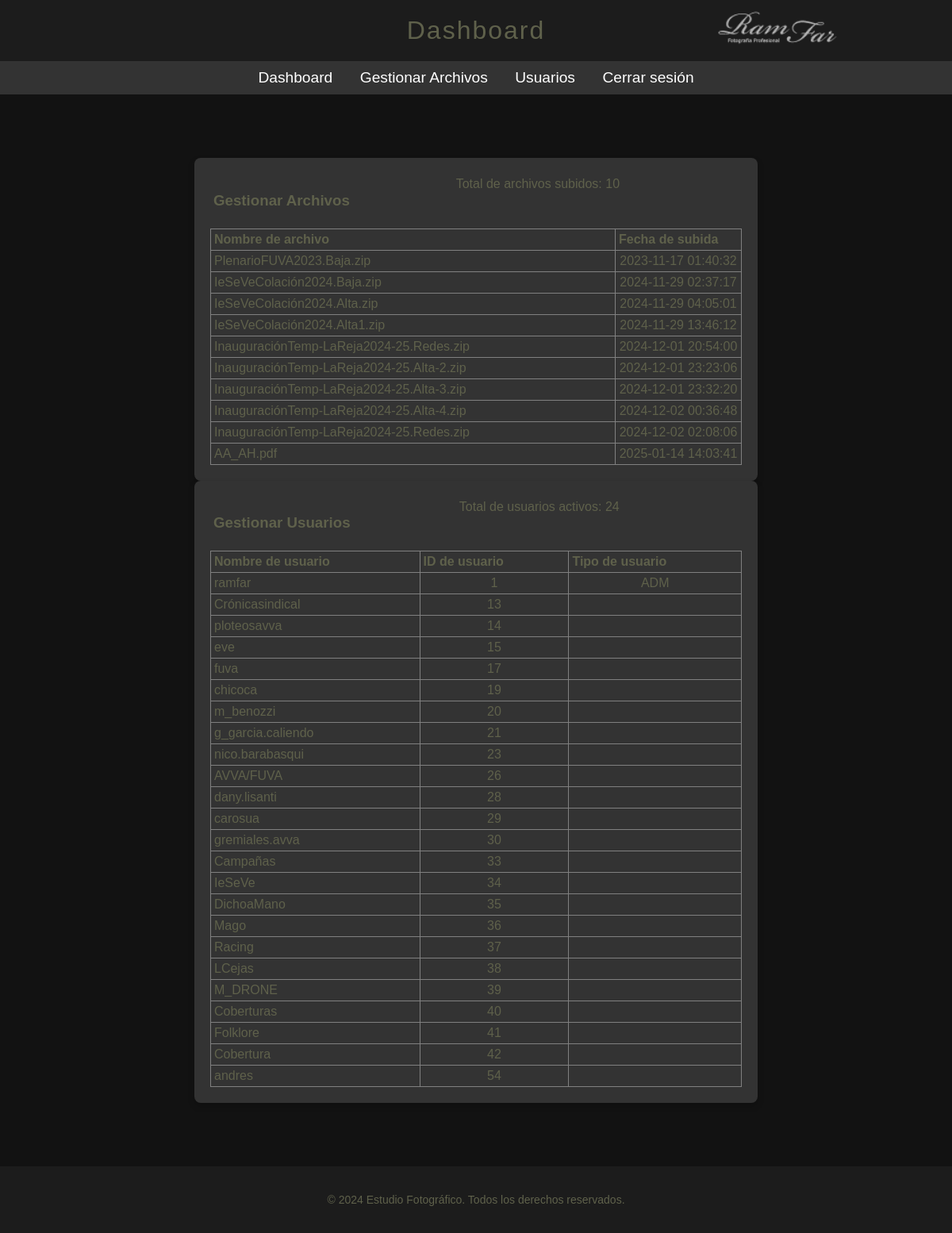
Page /app/views/adminDashboard.php (signed in) on the committed database.
### tables this page shows
CREATE TABLE `files` (
  `file_id` int(11) NOT NULL AUTO_INCREMENT,
  `name` varchar(256) DEFAULT NULL,
  `Type` varchar(40) DEFAULT NULL,
  `size` mediumtext DEFAULT NULL,
  `content` longblob NOT NULL,
  `cliente` varchar(20) DEFAULT NULL,
  `coment` varchar(256) DEFAULT NULL,
  `date` timestamp NOT NULL DEFAULT current_timestamp(),
  `active` varchar(20) DEFAULT NULL,
  PRIMARY KEY (`file_id`),
  KEY `file_id` (`file_id`)
);

CREATE TABLE `users` (
  `user_id` int(11) NOT NULL AUTO_INCREMENT,
  `fname` varchar(20) DEFAULT NULL,
  `lname` varchar(20) DEFAULT NULL,
  `user` varchar(20) DEFAULT NULL,
  `passwd` varchar(32) DEFAULT NULL,
  `email` varchar(32) DEFAULT NULL,
  `date` timestamp NOT NULL DEFAULT current_timestamp(),
  `admin` varchar(3) DEFAULT NULL,
  `estado` varchar(1) DEFAULT NULL,
  PRIMARY KEY (`user_id`),
  KEY `user_id` (`user_id`),
  KEY `user_id_2` (`user_id`)
);

### app/views/adminDashboard.php (the view, shortened to what this page needs)
<?php
include '../config/db.php';
$stmt = $pdo->query("SELECT COUNT(*) AS total_users FROM users");
$totalUsers = $stmt->fetch()['total_users'];
$stmt = $pdo->query("SELECT COUNT(*) AS total_files FROM files");
$totalFiles = $stmt->fetch()['total_files'];
$stmt = $pdo->query("SELECT * FROM users");
$users = $stmt->fetchALL();
$stmt = $pdo->query("SELECT * FROM files");
$files = $stmt->fetchALL();
?>
<!DOCTYPE html>
<html lang="es">
<head>
    <link rel="stylesheet" href="../assets/css/style.css">
</head>
<body>
    <header>
        <img src="../images/Firma.png" alt="Logo" class="logo">
        Dashboard
    </header>
    <nav>
        <a href="adminDashboard.php">Dashboard</a>
        <a href="./manageFiles.php">Gestionar Archivos</a>
        <a href="./manageUsers.php">Usuarios</a>
	<a href="../logout.php">Cerrar sesión</a>
    </nav>
    <div class="container">
        <div class="card">
            <table width=40px class="table" border=0 cellpadding=4>
                <tr>
                    <td><h3>Gestionar Archivos</h3></td>
                    <td>Total de archivos subidos: <?php echo $totalFiles ?></td>
                </tr>
            </table>
        	<table width=40px class="table" border=1 cellpadding=4>
                <thead>
                    <tr>
                        <th align="left">Nombre de archivo</th>
                        <th>Fecha de subida</th>
                    </tr>
                </thead>
                <tbody>
                    <?php foreach ($files as $file): ?>
                        <tr>
                            <td><?php echo $file['name']; ?></td>
                            <td width=150 align="center"><?php echo $file['date']; ?></td>
                        </tr>
                    <?php endforeach; ?>
                </tbody>
            </table>
        </div>
        <div class="card">
        <table width=100% class="table" border=0 cellpadding=4>
                <tr>
                    <td><h3>Gestionar Usuarios</h3></td>
                    <td>Total de usuarios activos: <?php echo $totalUsers ?></td>
                </tr>
            </table>
        	<table width=100% class="table" border=1 cellpadding=4>
                <thead>
                    <tr>
                        <th align="left">Nombre de usuario</th>
                        <th>ID de usuario</th>
                        <th>Tipo de usuario</th>
                    </tr>
                </thead>
                <tbody>
                    <?php foreach ($users as $user): ?>
                        <tr>
                            <td><?php echo $user['user']; ?></td>
                            <td align="center"><?php echo $user['user_id']; ?></td>
                            <td align='center'>
                                <?php echo $user['admin']; ?>
                            </td>
                        </tr>
                    <?php endforeach; ?>
                </tbody>
            </table>
        </div>
    </div>
    <footer>
        <p>&copy; 2024 Estudio Fotográfico. Todos los derechos reservados.</p>
    </footer>
</body>
</html>

### app/assets/css/style.css (style rules this page uses)
body { font-family: Arial, sans-serif; background-color: #121212; color: #5F614B; margin: 0; padding: 0; }
header { background-color: #1c1c1c; padding: 20px; text-align: center; font-size: 2em; position: relative; letter-spacing: 2px; }
header .logo { position: absolute; top: 45%; right: 130px; transform: translateY(-50%); height: 60px; }
nav { background-color: #333; padding: 10px; text-align: center; }
nav a { color: #fff; margin: 0 15px; text-decoration: none; font-size: 1.2em; }
.container { padding: 80px; display: flex; flex-wrap: wrap; justify-content: space-around; }
.card { background-color: #333; width: 670px; height: 100%; margin: 0px 0px 0px 0px; padding: 20px; border-radius: 8px; box-shadow: 0px 4px 8px rgba(0, 0, 0, 0.2); text-align: left; }
.card h3 { margin-bottom: 20px; }
footer { text-align: center; padding: 20px; background-color: #1c1c1c; font-size: 14px; }
table { width: 100%; border-collapse: collapse; }
table td { padding: 4px; vertical-align: top; }

### rows in the picture
files: name "PlenarioFUVA2023.Baja.zip", date "2023-11-17 01:40:32"
files: name "IeSeVeColación2024.Baja.zip", date "2024-11-29 02:37:17"
files: name "IeSeVeColación2024.Alta.zip", date "2024-11-29 04:05:01"
files: name "IeSeVeColación2024.Alta1.zip", date "2024-11-29 13:46:12"
files: name "InauguraciónTemp-LaReja2024-25.Redes.zip", date "2024-12-01 20:54:00"
files: name "InauguraciónTemp-LaReja2024-25.Alta-2.zip", date "2024-12-01 23:23:06"
files: name "InauguraciónTemp-LaReja2024-25.Alta-3.zip", date "2024-12-01 23:32:20"
files: name "InauguraciónTemp-LaReja2024-25.Alta-4.zip", date "2024-12-02 00:36:48"
files: name "InauguraciónTemp-LaReja2024-25.Redes.zip", date "2024-12-02 02:08:06"
files: name "AA_AH.pdf", date "2025-01-14 14:03:41"
users: user "ramfar", user_id "1", admin "ADM"
users: user "Crónicasindical", user_id "13"
users: user "ploteosavva", user_id "14"
users: user "eve", user_id "15"
users: user "fuva", user_id "17"
users: user "chicoca", user_id "19"
users: user "m_benozzi", user_id "20"
users: user "g_garcia.caliendo", user_id "21"
users: user "nico.barabasqui", user_id "23"
users: user "AVVA/FUVA", user_id "26"
users: user "dany.lisanti", user_id "28"
users: user "carosua", user_id "29"
users: user "gremiales.avva", user_id "30"
users: user "Campañas", user_id "33"
users: user "IeSeVe", user_id "34"
users: user "DichoaMano", user_id "35"
users: user "Mago", user_id "36"
users: user "Racing", user_id "37"
users: user "LCejas", user_id "38"
users: user "M_DRONE", user_id "39"
users: user "Coberturas", user_id "40"
users: user "Folklore", user_id "41"
users: user "Cobertura", user_id "42"
users: user "andres", user_id "54"

### other values in the picture
$totalFiles "10"
$totalUsers "24"
